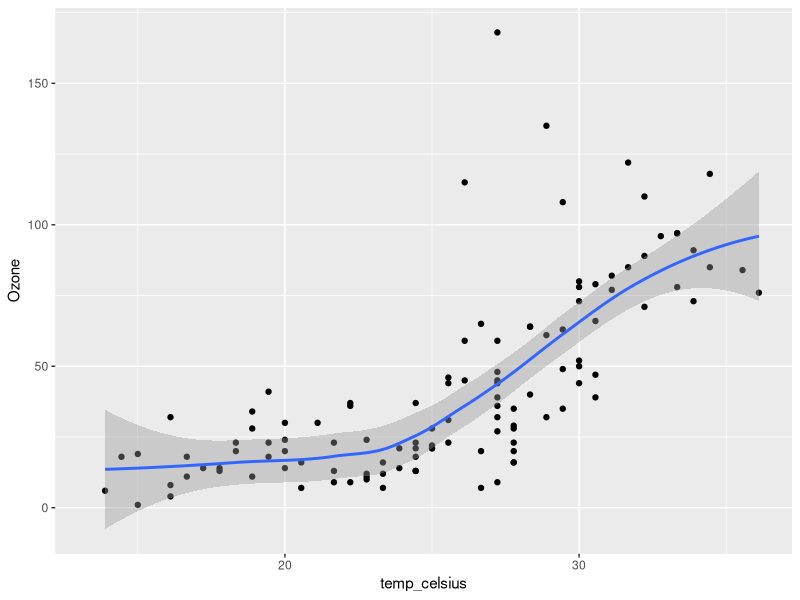

Generate this figure with R:
## ---- chunk 1
#| warning: false
#| fig-cap: "Temperatura y nivel de ozono."
#| echo: FALSE
#| eval: TRUE

library(tidyverse)
library(ggplot2)

print(dim(airquality))   # <1>

airquality <- airquality %>% 
  mutate(
    wind_kmhr = Wind / 0.6213711922,
    temp_celsius = (Temp - 32)*5/9
  )

print(names(airquality))   # <2>

ggplot(airquality, aes(temp_celsius, Ozone)) + 
  geom_point() + 
  geom_smooth(method = "loess")

# ggplot(airquality, aes(wind_kmhr, Ozone)) + 
#   geom_point() + 
#   geom_smooth(method = "loess")

